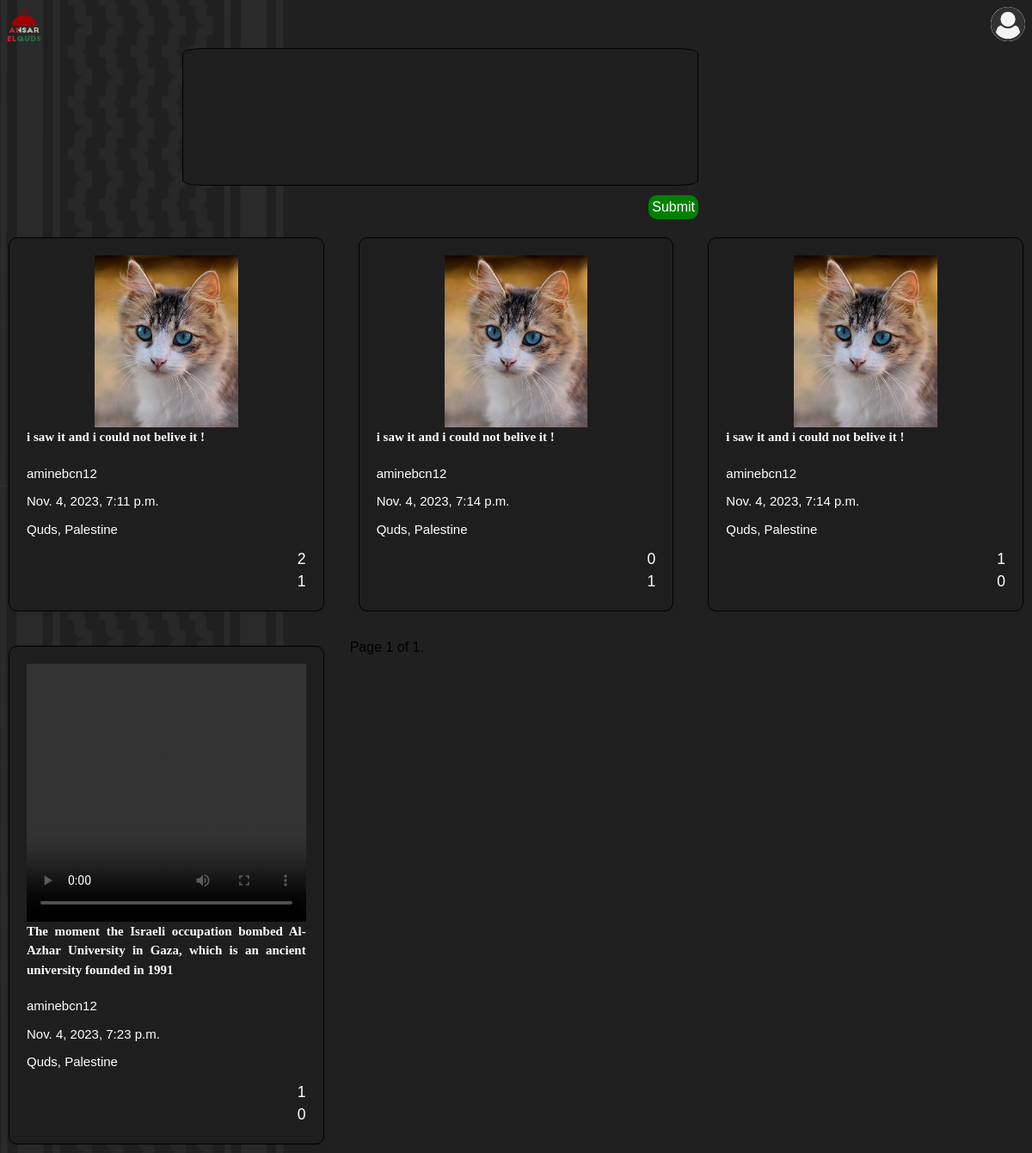
Page /news/ on the committed database.
### App/models.py (models this page shows, shortened)
class News(models.Model):
    media = models.FileField(upload_to='News/', storage=OverwriteStorage())
    posted_by = models.ForeignKey(User, on_delete=models.CASCADE)
    title = models.CharField(max_length=500)
    position = models.CharField(max_length=250,null=True)
    up_votes = models.IntegerField(default=0)
    down_votes = models.IntegerField(default=0)
    date_posted = models.DateTimeField(default=datetime.now)
    media_type = models.CharField(max_length=10)

class User(AbstractBaseUser, PermissionsMixin):
    email = models.EmailField(blank=True, default='', unique=True)
    username = models.CharField(max_length=50, blank=False, unique=True)
    first_name = models.CharField(max_length=50, blank=True, default='')
    last_name = models.CharField(max_length=50, blank=True, default='')
    profile_picture = models.FileField(upload_to='ProfilePictures/',storage=OverwriteStorage(),default=None)
    country = models.CharField(max_length=50,default='')
    total_validated_answers = models.IntegerField(default=0)
    total_answers = models.IntegerField(default=0)
    total_ratio = models.FloatField(default=0)
    monthly_validated_answers = models.IntegerField(default=0)
    monthly_total_answers = models.IntegerField(default=0)
    monthly_ratio = models.FloatField(default=0)
    leaderboards = models.ManyToManyField(to=Leaderboard, name="leaderboards")
    color_theme = models.CharField(max_length=7, default="#0e4bf1")
    is_darkmode = models.BooleanField(default=False)
    date_joined = models.DateField(default=date.today)
    last_login = models.DateTimeField(blank=True, null=True)
    objects = CustomUserManager()
    USERNAME_FIELD = 'email'
    EMAIL_FIELD = 'email'
    REQUIRED_FIELDS = ['username']
    class Meta:
        verbose_name = 'User'
        verbose_name_plural = 'Users'

### App/views.py (the view, shortened to what this page needs)
def NewsPage(request):
    news_list = News.objects.all()
    paginator = Paginator(news_list, 10)
    page = request.GET.get('page')
    try:
        news = paginator.page(page)
    except PageNotAnInteger:
        news = paginator.page(1)
    except EmptyPage:
        news = paginator.page(paginator.num_pages)
    return render(request, 'news.html', {'news': news})

### App/templates/news.html (shortened to what this page needs)
<!DOCTYPE html>
<html>
<head>
    <link rel="stylesheet" href="https://unpkg.com/leaflet@1.7.1/dist/leaflet.css" />
    <link rel="stylesheet" href="https://cdn.jsdelivr.net/npm/@tabler/icons-webfont@latest/tabler-icons.min.css">
    {% load static %}
    <link rel="stylesheet" href="{% static 'news.css' %}">
</head>
<body>
    {% include 'navbar.html' %}
    <div class="container">
        <form method="post" enctype="multipart/form-data">
            <input type="text" name="news-title" id="create-news-input" />
            <div id="actions-container">
                <div class="left-side">
                    <label class="custom-file-input">
                    </label>
                    <button id="show-maps"></button>
                </div>
                <div class="right-side">
                    <button type="submit" id="submit-button">Submit</button>
                </div>
            </div>
        </form>
    </div>
    <div class="news-grid">
        {% for article in news %}
<div class="news-card">
    {% if article.media_type == "video" %}
    <video controls>
        <source src="{{ article.media.url }}" type="video/mp4">
    </video>
    {% else %}
    <img src="{{ article.media.url }}" alt="News Media" class="news-media">
    {% endif %}
    <div class="news-title">{{ article.title }}</div>
    <div class="news-publisher"> {{ article.posted_by.username }}</div>
    <div class="news-date"> {{ article.date_posted }}</div>
    <div class="news-position"> Quds, Palestine</div>
    <div class="news-votes">
        <span class="news-vote-button">
            <a href="{% url 'upvote-news' article.id %}">
                {{article.up_votes}}
            </a>
        </span>
        <span class="news-vote-button">
            <a href="{% url 'downvote-news' article.id %}">
                {{article.down_votes}}
            </a>
        </span>
    </div>
</div>
{% endfor %}
      <div class="pagination">
          <span class="step-links">
              <span class="current-page">Page {{ news.number }} of {{ news.paginator.num_pages }}.</span>
          </span>
      </div>
</body>
</html>

### App/templates/navbar.html (shortened to what this page needs)
<!DOCTYPE html>
<html lang="en">
<head>
    <script src="https://cdn.tailwindcss.com"></script>
    {% load static %}
</head>
<body>
    <div class="w-full">
    <nav class="bg-transparent border-gray-200 dark:bg-gray-900 " >
        <div class="max-w-screen-xl flex flex-wrap items-center justify-between mx-auto p-2">
        <a href="#" class="flex items-center">
            <img src="{% static 'logo.png' %}" class="w-10 h-10" alt="Quds Logo" />
        </a>
        <div class="flex items-center md:order-2">
            <button type="button" class="flex mr-3 text-sm bg-gray-800 rounded-full md:mr-0 focus:ring-4 focus:ring-gray-300 dark:focus:ring-gray-600" id="user-menu-button" aria-expanded="false" data-dropdown-toggle="user-dropdown" data-dropdown-placement="bottom">
              {% if request.user.profile_picture.url is not None %}
              <img class="w-10 h-10 rounded-full" src="{{request.user.profile_picture.url}}" alt="user photo">
              {% else %}
              <img class="w-10 h-10 rounded-full bg-gray-100" src="{% static 'profile/user.png' %}" alt="user photo">
              {% endif %}
            </button>
        </div>
        </div>
      </nav>
    </div>
</body>
</html>

### App/static/news.css (style rules this page uses)
body { background-image: url("./background.png"); background-repeat: no-repeat; background-size: cover; font-family: Arial, sans-serif; }
.container { display: flex; flex-direction: column; align-items: center; justify-content: center ; gap:20px; }
#create-news-input { background-color: #1E1E1E; border: 1px solid black; color:#fff; height:20vh; width: 50vw; border-radius: 4%; }
#actions-container { display: flex; width: 50vw; }
.left-side { flex: 1; display: flex; align-items: center; }
.right-side { display: flex; align-items: center; }
#submit-button { background-color: green; padding: 2px 4px 2px 4px; color: #fff; border-radius: 10px; }
.custom-file-input,#show-maps { border-radius: 3px; padding: 0px 4px 2px 0px; color: #fff; font-size: 28px; }
.news-grid { display: grid; grid-template-columns: repeat(3, 1fr); gap: 20px; }
.news-card { border: 1px solid black; border-radius: 10px; padding: 20px; margin: 10px; background-color: #1E1E1E; box-shadow: 0 2px 4px rgba(0, 0, 0, 0.1); }
.news-title,.news-publisher,.news-details,.news-date,.news-position { font-size: 15px; color: #fff; margin-bottom: 10px; }
.news-title { font-family: 'Times New Roman', Times, serif; font-size: 15px; font-weight: 600; color: #fff; text-align: justify; margin-bottom: 20px; }
.news-card > video { width: 100%; height: 300px; }
.news-media { height: 200px; display: block; margin: 0 auto; }
.news-votes { margin-top: 10px; font-size: 1.1em; display: flex; flex-direction: column; align-items: flex-end; justify-content: space-between; }
.news-vote-button { cursor: pointer; color: #fff; }

### rows in the picture
News: media (picture), title "i saw it and i could not belive it !", posted_by.username "aminebcn12", date_posted "Nov. 4, 2023, 7:11 p.m.", up_votes "2", down_votes "1"
News: media (picture), title "i saw it and i could not belive it !", posted_by.username "aminebcn12", date_posted "Nov. 4, 2023, 7:14 p.m.", up_votes "0", down_votes "1"
News: media (picture), title "i saw it and i could not belive it !", posted_by.username "aminebcn12", date_posted "Nov. 4, 2023, 7:14 p.m.", up_votes "1", down_votes "0"
News: title "The moment the Israeli occupation bombed Al-Azhar University in Gaza, which is an ancient university founded in 1991", posted_by.username "aminebcn12", date_posted "Nov. 4, 2023, 7:23 p.m.", up_votes "1", down_votes "0"

### other values in the picture
{{ news.number }} "1"
{{ news.paginator.num_pages }} "1"
